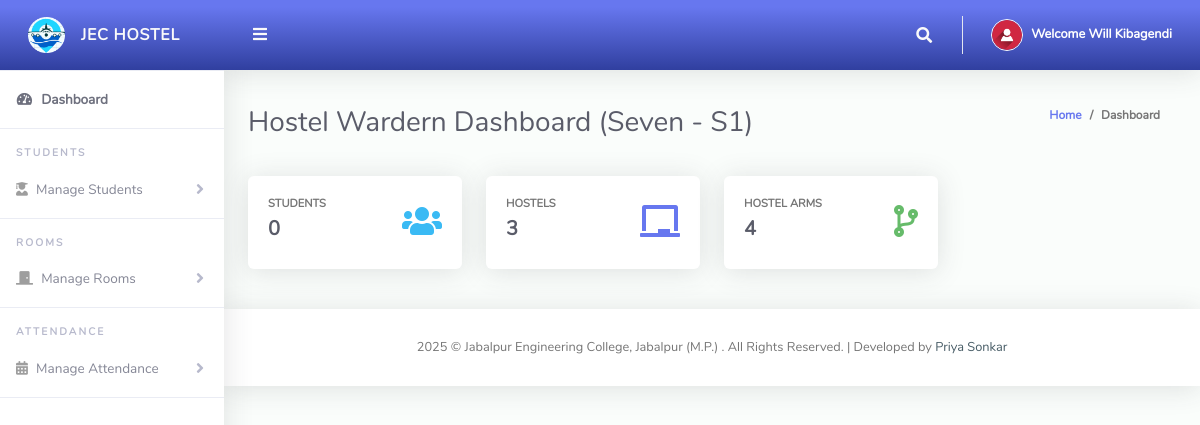
Screenshot of /ClassTeacher/index.php (signed in) with the database file from the repository.
### tables this page shows
CREATE TABLE `tblclassteacher` (
  `Id` int(10) NOT NULL,
  `firstName` varchar(255) NOT NULL,
  `lastName` varchar(255) NOT NULL,
  `emailAddress` varchar(255) NOT NULL,
  `password` varchar(255) NOT NULL,
  `phoneNo` varchar(50) NOT NULL,
  `classId` varchar(10) NOT NULL,
  `classArmId` varchar(10) NOT NULL,
  `dateCreated` varchar(50) NOT NULL
);

CREATE TABLE `tblclassarms` (
  `Id` int(10) NOT NULL,
  `classId` varchar(10) NOT NULL,
  `classArmName` varchar(255) NOT NULL,
  `isAssigned` varchar(10) NOT NULL
);

CREATE TABLE `tblclass` (
  `Id` int(10) NOT NULL,
  `className` varchar(255) NOT NULL
);

### ClassTeacher/index.php (the view, shortened to what this page needs)
<?php
include '../Includes/dbcon.php';
    $query = "SELECT tblclass.className,tblclassarms.classArmName
    FROM tblclassteacher
    INNER JOIN tblclass ON tblclass.Id = tblclassteacher.classId
    INNER JOIN tblclassarms ON tblclassarms.Id = tblclassteacher.classArmId
    Where tblclassteacher.Id = '$_SESSION[userId]'";
    $rs = $conn->query($query);
    $rrw = $rs->fetch_assoc();
?>
<!DOCTYPE html>
<html lang="en">
<head>
  <link href="../vendor/fontawesome-free/css/all.min.css" rel="stylesheet" type="text/css">
  <link href="../vendor/bootstrap/css/bootstrap.min.css" rel="stylesheet" type="text/css">
  <link href="css/ruang-admin.min.css" rel="stylesheet">
</head>
<body id="page-top">
  <div id="wrapper">
   <?php include "Includes/sidebar.php";?>
    <div id="content-wrapper" class="d-flex flex-column">
      <div id="content">
           <?php include "Includes/topbar.php";?>
        <div class="container-fluid" id="container-wrapper">
          <div class="d-sm-flex align-items-center justify-content-between mb-4">
            <h1 class="h3 mb-0 text-gray-800">Hostel Wardern Dashboard (<?php echo $rrw['className'].' - '.$rrw['classArmName'];?>)</h1>
            <ol class="breadcrumb">
              <li class="breadcrumb-item"><a href="./">Home</a></li>
              <li class="breadcrumb-item active" aria-current="page">Dashboard</li>
            </ol>
          </div>
          <div class="row mb-3">
          <?php
$query1=mysqli_query($conn,"SELECT * from tblstudents where classId = '$_SESSION[classId]' and classArmId = '$_SESSION[classArmId]'");
$students = mysqli_num_rows($query1);
?>
            <div class="col-xl-3 col-md-6 mb-4">
              <div class="card h-100">
                <div class="card-body">
                  <div class="row no-gutters align-items-center">
                    <div class="col mr-2">
                      <div class="text-xs font-weight-bold text-uppercase mb-1">Students</div>
                      <div class="h5 mb-0 mr-3 font-weight-bold text-gray-800"><?php echo $students;?></div>
                    </div>
                    <div class="col-auto">
                      <i class="fas fa-users fa-2x text-info"></i>
                    </div>
                  </div>
                </div>
              </div>
            </div>
             <?php
$query1=mysqli_query($conn,"SELECT * from tblclass");
$class = mysqli_num_rows($query1);
?>
            <div class="col-xl-3 col-md-6 mb-4">
              <div class="card h-100">
                <div class="card-body">
                  <div class="row align-items-center">
                    <div class="col mr-2">
                      <div class="text-xs font-weight-bold text-uppercase mb-1">Hostels</div>
                      <div class="h5 mb-0 font-weight-bold text-gray-800"><?php echo $class;?></div>
                    </div>
                    <div class="col-auto">
                      <i class="fas fa-chalkboard fa-2x text-primary"></i>
                    </div>
                  </div>
                </div>
              </div>
            </div>
             <?php
$query1=mysqli_query($conn,"SELECT * from tblclassarms");
$classArms = mysqli_num_rows($query1);
?>
            <div class="col-xl-3 col-md-6 mb-4">
              <div class="card h-100">
                <div class="card-body">
                  <div class="row no-gutters align-items-center">
                    <div class="col mr-2">
                      <div class="text-xs font-weight-bold text-uppercase mb-1">Hostel Arms</div>
                      <div class="h5 mb-0 font-weight-bold text-gray-800"><?php echo $classArms;?></div>
                    </div>
                    <div class="col-auto">
                      <i class="fas fa-code-branch fa-2x text-success"></i>
                    </div>
                  </div>
                </div>
              </div>
            </div>
        </div>
      </div>
      <?php include 'includes/footer.php';?>
    </div>
  </div>
</body>
</html>

### ClassTeacher/Includes/topbar.php (shortened to what this page needs)
<?php
  $query = "SELECT * FROM tblclassteacher WHERE Id = ".$_SESSION['userId']."";
  $rs = $conn->query($query);
  $rows = $rs->fetch_assoc();
  $fullName = $rows['firstName']." ".$rows['lastName'];;
?>
<nav class="navbar navbar-expand navbar-light bg-gradient-primary topbar mb-4 static-top">
          <button id="sidebarToggleTop" class="btn btn-link rounded-circle mr-3">
            <i class="fa fa-bars"></i>
          </button>
          <ul class="navbar-nav ml-auto">
            <li class="nav-item dropdown no-arrow">
              <a class="nav-link dropdown-toggle" href="#" id="searchDropdown" role="button" data-toggle="dropdown"
                aria-haspopup="true" aria-expanded="false">
                <i class="fas fa-search fa-fw"></i>
              </a>
            </li>
            <li class="nav-item dropdown no-arrow">
              <a class="nav-link dropdown-toggle" href="#" id="userDropdown" role="button" data-toggle="dropdown"
                aria-haspopup="true" aria-expanded="false">
                <img class="img-profile rounded-circle" src="img/user-icn.png" style="max-width: 60px">
                <span class="ml-2 d-none d-lg-inline text-white small"><b>Welcome <?php echo $fullName;?></b></span>
              </a>
            </li>
          </ul>
        </nav>

### rows the page displays
tblclassteacher: fullName "Will Kibagendi"
tblclassarms: classId.className "Seven", classArmName "S1"

### other values shown
$students "0"
$class "3"
$classArms "4"
